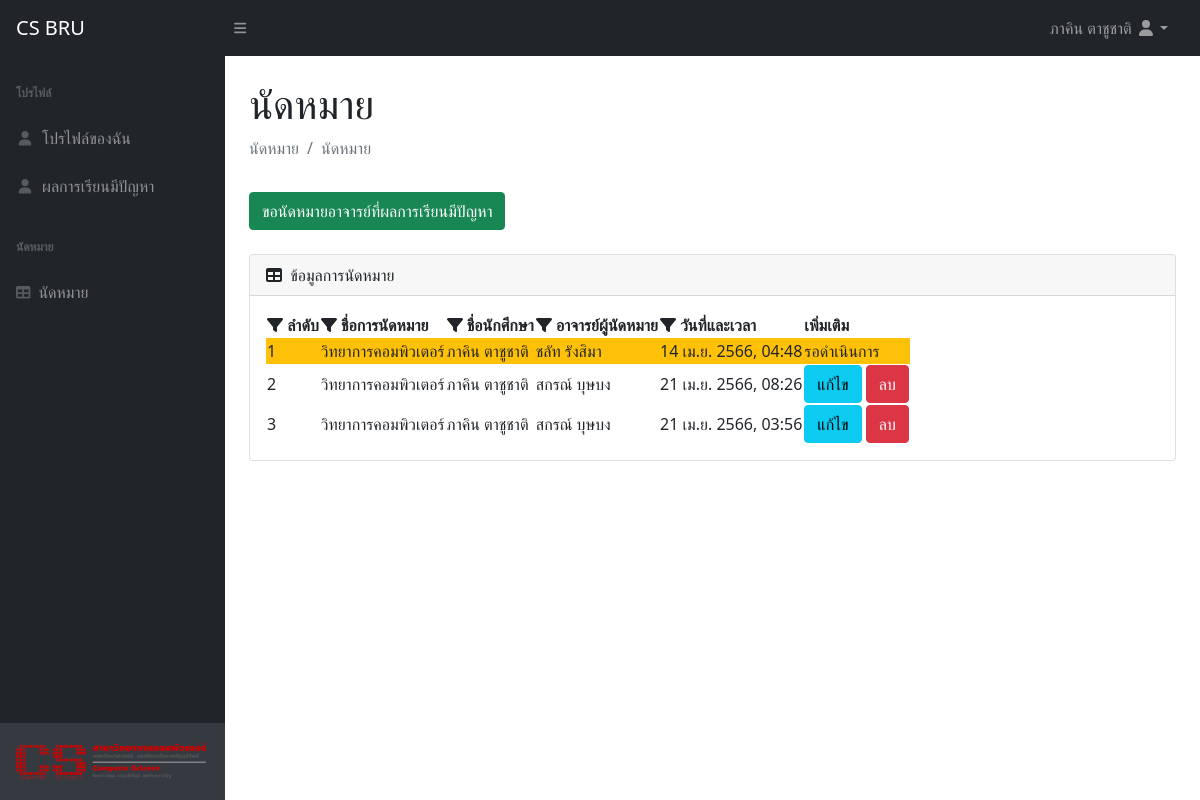
The app's page /phum_project/page_appointment_student.php (signed in) with its own data.
### tables this page shows
CREATE TABLE `appointment` (
  `id` int(11) NOT NULL,
  `name` varchar(255) DEFAULT NULL,
  `id_student` int(20) NOT NULL,
  `id_professor` int(20) NOT NULL,
  `details_student` text DEFAULT NULL,
  `details_professor` text DEFAULT NULL,
  `date_time` datetime NOT NULL,
  `level` int(1) NOT NULL
);

CREATE TABLE `user_student` (
  `id` int(20) NOT NULL,
  `ID_student` varchar(12) NOT NULL,
  `f_name` varchar(50) NOT NULL,
  `l_name` varchar(50) NOT NULL,
  `gender` int(1) NOT NULL,
  `year` int(1) NOT NULL,
  `email` varchar(30) NOT NULL,
  `password` varchar(255) NOT NULL,
  `grade_1_1` float DEFAULT NULL,
  `grade_1_2` float DEFAULT NULL,
  `grade_2_1` float DEFAULT NULL,
  `grade_2_2` float DEFAULT NULL,
  `grade_3_1` float DEFAULT NULL,
  `grade_3_2` float DEFAULT NULL,
  `grade_4_1` float DEFAULT NULL,
  `grade_4_2` float DEFAULT NULL,
  `level` int(1) NOT NULL DEFAULT 1
);

CREATE TABLE `user_professor` (
  `id` int(20) NOT NULL,
  `f_name` varchar(50) NOT NULL,
  `l_name` varchar(50) NOT NULL,
  `email` varchar(30) NOT NULL,
  `password` varchar(255) NOT NULL,
  `level` int(1) NOT NULL DEFAULT 2
);

### phum_project/back_end/funtion.php (called while the page is built, shortened)
<?php
    function show_name_professor_form_id($id){
        include('back_end/server.php');
        if($id != NULL){
            $sql = "SELECT * FROM user_professor WHERE `id` = $id ";
            $resule_professor = mysqli_query($conn,$sql);
            $row_me = mysqli_fetch_assoc($resule_professor);
            $name = $row_me['f_name']." ".$row_me['l_name'];
            return $name;
        }
        else{
            return "ไม่ได้ระบุ";
        }
    }
    function show_name_student_form_id($id){
        include('back_end/server.php');
        $sql = "SELECT * FROM user_student WHERE `id` = $id ";
        $resule_professor = mysqli_query($conn,$sql);
        $row_me = mysqli_fetch_assoc($resule_professor);
        $name = $row_me['f_name']." ".$row_me['l_name'];
        return $name;
    }
    function DateThai($strDate)
	{
		$strYear = date("Y",strtotime($strDate))+543;
		$strMonth= date("n",strtotime($strDate));
		$strDay= date("j",strtotime($strDate));
		$strHour= date("H",strtotime($strDate));
		$strMinute= date("i",strtotime($strDate));
		$strMonthCut = Array("","ม.ค.","ก.พ.","มี.ค.","เม.ย.","พ.ค.","มิ.ย.","ก.ค.","ส.ค.","ก.ย.","ต.ค.","พ.ย.","ธ.ค.");
		$strMonthThai=$strMonthCut[$strMonth];
		return "$strDay $strMonthThai $strYear, $strHour:$strMinute";
	}
?>

### phum_project/page_appointment_student.php (the view, shortened to what this page needs)
<?php
    require('back_end/server.php');
    require('back_end/funtion.php');
    $id = $_SESSION['id'];
    $name = $_SESSION['name'];
    $sql = "SELECT * FROM appointment WHERE id_student = '$id' ";
    $resule_appointment = mysqli_query($conn,$sql);
    $count_appointment = mysqli_num_rows($resule_appointment);
?>
<!DOCTYPE html>
<html lang="en">
<head>
    <link href="https://cdn.jsdelivr.net/npm/simple-datatables@latest/dist/style.css" rel="stylesheet" />
    <link href="css/styles.css" rel="stylesheet" />
</head>
<body class="sb-nav-fixed"
    <?php if( isset($_SESSION['succeed']) ){ echo "onload=JSalert()"; unset($_SESSION['succeed']); } ?>>
    <nav class="sb-topnav navbar navbar-expand navbar-dark bg-dark">
        <a class="navbar-brand ps-3" href="#">CS BRU</a>
        <button class="btn btn-link btn-sm order-1 order-lg-0 me-4 me-lg-0" id="sidebarToggle" href="#!"><i
                class="fas fa-bars"></i></button>
        <ul class="navbar-nav ms-auto ms-md-0 me-3 me-lg-4">
            <li class="nav-item dropdown">
                <a class="nav-link dropdown-toggle" id="navbarDropdown" href="#" role="button" data-bs-toggle="dropdown"
                    aria-expanded="false"> <?php echo $name ?> <i class="fas fa-user fa-fw"></i></a>
            </li>
        </ul>
    </nav>
    <div id="layoutSidenav">
        <div id="layoutSidenav_nav">
            <nav class="sb-sidenav accordion sb-sidenav-dark" id="sidenavAccordion">
                <div class="sb-sidenav-menu">
                    <div class="nav">
                        <?php require('link.php'); ?>
                    </div>
                </div>
                <div class="sb-sidenav-footer">
                    <img src="img/cs_bru_logo.png" width="100%" alt="">
                </div>
            </nav>
        </div>
        <div id="layoutSidenav_content">
        <main>
                <div class="container-fluid px-4">
                    <h1 class="mt-4">นัดหมาย</h1>
                    <ol class="breadcrumb mb-4">
                        <li class="breadcrumb-item active">นัดหมาย</li>
                        <li class="breadcrumb-item active">นัดหมาย</li>
                    </ol>
                    <a class=" mb-4 mt-2 btn btn-success" href="add_appointment_student.php">ขอนัดหมายอาจารย์ที่ผลการเรียนมีปัญหา</a>
                    <br>
                    <div class="card mb-4">
                        <div class="card-header">
                            <i class="fas fa-table me-1"></i>
                            ข้อมูลการนัดหมาย
                        </div>
                        <div class="card-body">
                            <table id="datatablesSimple">
                                <thead>
                                    <tr>
                                        <th> <i class="fa fa-filter"></i> ลำดับ</th>
                                        <th> <i class="fa fa-filter"></i> ชื่อการนัดหมาย</th>
                                        <th> <i class="fa fa-filter"></i> ชื่อนักศึกษา</th>
                                        <th> <i class="fa fa-filter"></i> อาจารย์ผู้นัดหมาย</th>
                                        <th> <i class="fa fa-filter"></i> วันที่และเวลา</th>
                                        <th> เพิ่มเติม </th>
                                    </tr>
                                </thead>
                                <tbody>
                                    <?php for($i=0;$i < $count_appointment ; $i++){ $row_appointment = mysqli_fetch_assoc($resule_appointment); ?>
                                        <tr <?php if($row_appointment['level'] == 1){ echo "class='bg-warning'" ;} ?>  >
                                            <td><?php echo $i + 1 ?></td>
                                            <td><?php echo $row_appointment['name'] ?></td>
                                            <td><?php echo show_name_student_form_id($row_appointment['id_student']) ?></td>
                                            <td><?php echo show_name_professor_form_id($row_appointment['id_professor']) ?></td>
                                            <td><?php echo DateThai($row_appointment['date_time']) ?></td>
                                            <?php if($row_appointment['level'] == 1){ echo "<td> รอดำเนินการ </td>" ;}else{ ?>
                                            <td>
                                                <a class="btn btn-info" href="edit_appointment.php?id_appointment=<?php echo $row_appointment['id'] ?>">แก้ไข</a>
                                                <a class="btn btn-danger" href="back_end/delete_appointment.php?id_appointment=<?php echo $row_appointment['id'] ?>">ลบ</a>
                                            </td>
                                            <?php } ?>
                                        </tr>
                                    <?php } ?>
                                </tbody>
                            </table>
                        </div>
                    </div>
                </div>
            </main>
        </div>
    </div>
    <link rel="stylesheet" href="js/fullcalendar-2.1.1/fullcalendar.min.css">
</body>
</html>

### records on screen
appointment: name "วิทยาการคอมพิวเตอร์", id_student.l_name "ภาคิน ตาชูชาติ", id_professor.l_name "ชลัท รังสิมา", date_time "14 เม.ย. 2566, 04:48", level "รอดำเนินการ"
appointment: name "วิทยาการคอมพิวเตอร์", id_student.l_name "ภาคิน ตาชูชาติ", id_professor.l_name "สกรณ์ บุษบง", date_time "21 เม.ย. 2566, 08:26"
appointment: name "วิทยาการคอมพิวเตอร์", id_student.l_name "ภาคิน ตาชูชาติ", id_professor.l_name "สกรณ์ บุษบง", date_time "21 เม.ย. 2566, 03:56"

### other values on screen
$name "ภาคิน ตาชูชาติ"
